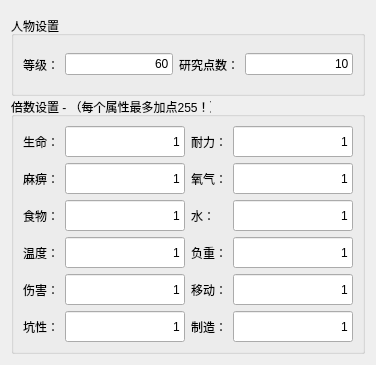
      <widget class="QWidget" name="tab">
       <attribute name="title">
        <string>玩家设置</string>
       </attribute>
       <layout class="QGridLayout" name="gridLayout_3">
        <item row="0" column="0">
         <widget class="QGroupBox" name="groupBox">
          <property name="sizePolicy">
           <sizepolicy hsizetype="Preferred" vsizetype="Preferred">
            <horstretch>0</horstretch>
            <verstretch>0</verstretch>
           </sizepolicy>
          </property>
          <property name="minimumSize">
           <size>
            <width>0</width>
            <height>80</height>
           </size>
          </property>
          <property name="maximumSize">
           <size>
            <width>16777215</width>
            <height>70</height>
           </size>
          </property>
          <property name="title">
           <string>人物设置</string>
          </property>
          <layout class="QGridLayout" name="gridLayout_2">
           <item row="0" column="3">
            <widget class="QLineEdit" name="lineEdit_16">
             <property name="toolTip">
              <string>&lt;html&gt;&lt;head/&gt;&lt;body&gt;&lt;p&gt;每级获得的研究点数。&lt;/p&gt;&lt;/body&gt;&lt;/html&gt;</string>
             </property>
             <property name="text">
              <string>10</string>
             </property>
             <property name="alignment">
              <set>Qt::AlignRight|Qt::AlignTrailing|Qt::AlignVCenter</set>
             </property>
            </widget>
           </item>
           <item row="0" column="1">
            <widget class="QLineEdit" name="lineEdit_15">
             <property name="toolTip">
              <string>&lt;html&gt;&lt;head/&gt;&lt;body&gt;&lt;p&gt;最多可以升多少级。&lt;/p&gt;&lt;/body&gt;&lt;/html&gt;</string>
             </property>
             <property name="text">
              <string>60</string>
             </property>
             <property name="alignment">
              <set>Qt::AlignRight|Qt::AlignTrailing|Qt::AlignVCenter</set>
             </property>
            </widget>
           </item>
           <item row="0" column="0">
            <widget class="QLabel" name="label_15">
             <property name="sizePolicy">
              <sizepolicy hsizetype="Preferred" vsizetype="Minimum">
               <horstretch>0</horstretch>
               <verstretch>0</verstretch>
              </sizepolicy>
             </property>
             <property name="minimumSize">
              <size>
               <width>0</width>
               <height>31</height>
              </size>
             </property>
             <property name="maximumSize">
              <size>
               <width>16777215</width>
               <height>31</height>
              </size>
             </property>
             <property name="text">
              <string>等级：</string>
             </property>
            </widget>
           </item>
           <item row="0" column="2">
            <widget class="QLabel" name="label_16">
             <property name="minimumSize">
              <size>
               <width>0</width>
               <height>31</height>
              </size>
             </property>
             <property name="maximumSize">
              <size>
               <width>16777215</width>
               <height>31</height>
              </size>
             </property>
             <property name="text">
              <string>研究点数：</string>
             </property>
            </widget>
           </item>
          </layout>
         </widget>
        </item>
        <item row="1" column="0">
         <widget class="QGroupBox" name="groupBox_2">
          <property name="minimumSize">
           <size>
            <width>0</width>
            <height>230</height>
           </size>
          </property>
          <property name="maximumSize">
           <size>
            <width>16777215</width>
            <height>16777215</height>
           </size>
          </property>
          <property name="title">
           <string>倍数设置 - （每个属性最多加点255！）</string>
          </property>
          <layout class="QGridLayout" name="gridLayout">
           <item row="1" column="3">
            <widget class="QLineEdit" name="lineEdit_13">
             <property name="minimumSize">
              <size>
               <width>0</width>
               <height>31</height>
              </size>
             </property>
             <property name="maximumSize">
              <size>
               <width>16777215</width>
               <height>31</height>
              </size>
             </property>
             <property name="text">
              <string>1</string>
             </property>
             <property name="alignment">
              <set>Qt::AlignRight|Qt::AlignTrailing|Qt::AlignVCenter</set>
             </property>
            </widget>
           </item>
           <item row="2" column="0">
            <widget class="QLabel" name="label_5">
             <property name="sizePolicy">
              <sizepolicy hsizetype="Fixed" vsizetype="Fixed">
               <horstretch>0</horstretch>
               <verstretch>0</verstretch>
              </sizepolicy>
             </property>
             <property name="minimumSize">
              <size>
               <width>0</width>
               <height>31</height>
              </size>
             </property>
             <property name="maximumSize">
              <size>
               <width>16777215</width>
               <height>31</height>
              </size>
             </property>
             <property name="text">
              <string>食物：</string>
             </property>
            </widget>
           </item>
           <item row="0" column="0">
            <widget class="QLabel" name="label_3">
             <property name="sizePolicy">
              <sizepolicy hsizetype="Fixed" vsizetype="Fixed">
               <horstretch>0</horstretch>
               <verstretch>0</verstretch>
              </sizepolicy>
             </property>
             <property name="minimumSize">
              <size>
               <width>0</width>
               <height>31</height>
              </size>
             </property>
             <property name="maximumSize">
              <size>
               <width>16777215</width>
               <height>31</height>
              </size>
             </property>
             <property name="text">
              <string>生命：</string>
             </property>
            </widget>
           </item>
           <item row="0" column="1">
            <widget class="QLineEdit" name="lineEdit_3">
             <property name="minimumSize">
              <size>
               <width>0</width>
               <height>31</height>
              </size>
             </property>
             <property name="maximumSize">
              <size>
               <width>16777215</width>
               <height>31</height>
              </size>
             </property>
             <property name="layoutDirection">
              <enum>Qt::LeftToRight</enum>
             </property>
             <property name="inputMethodHints">
              <set>Qt::ImhNone</set>
             </property>
             <property name="text">
              <string>1</string>
             </property>
             <property name="echoMode">
              <enum>QLineEdit::Normal</enum>
             </property>
             <property name="alignment">
              <set>Qt::AlignRight|Qt::AlignTrailing|Qt::AlignVCenter</set>
             </property>
             <property name="dragEnabled">
              <bool>false</bool>
             </property>
             <property name="cursorMoveStyle">
              <enum>Qt::LogicalMoveStyle</enum>
             </property>
            </widget>
           </item>
           <item row="0" column="2">
            <widget class="QLabel" name="label_9">
             <property name="sizePolicy">
              <sizepolicy hsizetype="Fixed" vsizetype="Fixed">
               <horstretch>0</horstretch>
               <verstretch>0</verstretch>
              </sizepolicy>
             </property>
             <property name="minimumSize">
              <size>
               <width>0</width>
               <height>31</height>
              </size>
             </property>
             <property name="maximumSize">
              <size>
               <width>16777215</width>
               <height>31</height>
              </size>
             </property>
             <property name="text">
              <string>耐力：</string>
             </property>
            </widget>
           </item>
           <item row="1" column="0">
            <widget class="QLabel" name="label_4">
             <property name="sizePolicy">
              <sizepolicy hsizetype="Fixed" vsizetype="Fixed">
               <horstretch>0</horstretch>
               <verstretch>0</verstretch>
              </sizepolicy>
             </property>
             <property name="minimumSize">
              <size>
               <width>0</width>
               <height>31</height>
              </size>
             </property>
             <property name="maximumSize">
              <size>
               <width>16777215</width>
               <height>31</height>
              </size>
             </property>
             <property name="text">
              <string>麻痹：</string>
             </property>
            </widget>
           </item>
           <item row="1" column="2">
            <widget class="QLabel" name="label_10">
             <property name="sizePolicy">
              <sizepolicy hsizetype="Fixed" vsizetype="Fixed">
               <horstretch>0</horstretch>
               <verstretch>0</verstretch>
              </sizepolicy>
             </property>
             <property name="minimumSize">
              <size>
               <width>0</width>
               <height>31</height>
              </size>
             </property>
             <property name="maximumSize">
              <size>
               <width>16777215</width>
               <height>31</height>
              </size>
             </property>
             <property name="text">
              <string>氧气：</string>
             </property>
            </widget>
           </item>
           <item row="0" column="3">
            <widget class="QLineEdit" name="lineEdit_10">
             <property name="minimumSize">
              <size>
               <width>0</width>
               <height>31</height>
              </size>
             </property>
             <property name="maximumSize">
              <size>
               <width>16777215</width>
               <height>31</height>
              </size>
             </property>
             <property name="text">
              <string>1</string>
             </property>
             <property name="alignment">
              <set>Qt::AlignRight|Qt::AlignTrailing|Qt::AlignVCenter</set>
             </property>
            </widget>
           </item>
           <item row="1" column="1">
            <widget class="QLineEdit" name="lineEdit_4">
             <property name="minimumSize">
              <size>
               <width>0</width>
               <height>31</height>
              </size>
             </property>
             <property name="maximumSize">
              <size>
               <width>16777215</width>
               <height>31</height>
              </size>
             </property>
             <property name="text">
              <string>1</string>
             </property>
             <property name="alignment">
              <set>Qt::AlignRight|Qt::AlignTrailing|Qt::AlignVCenter</set>
             </property>
            </widget>
           </item>
           <item row="3" column="0">
            <widget class="QLabel" name="label_8">
             <property name="sizePolicy">
              <sizepolicy hsizetype="Fixed" vsizetype="Fixed">
               <horstretch>0</horstretch>
               <verstretch>0</verstretch>
              </sizepolicy>
             </property>
             <property name="minimumSize">
              <size>
               <width>0</width>
               <height>31</height>
              </size>
             </property>
             <property name="maximumSize">
              <size>
               <width>16777215</width>
               <height>31</height>
              </size>
             </property>
             <property name="text">
              <string>温度：</string>
             </property>
            </widget>
           </item>
           <item row="2" column="3">
            <widget class="QLineEdit" name="lineEdit_11">
             <property name="minimumSize">
              <size>
               <width>0</width>
               <height>31</height>
              </size>
             </property>
             <property name="maximumSize">
              <size>
               <width>16777215</width>
               <height>31</height>
              </size>
             </property>
             <property name="text">
              <string>1</string>
             </property>
             <property name="alignment">
              <set>Qt::AlignRight|Qt::AlignTrailing|Qt::AlignVCenter</set>
             </property>
            </widget>
           </item>
           <item row="2" column="2">
            <widget class="QLabel" name="label_11">
             <property name="sizePolicy">
              <sizepolicy hsizetype="Fixed" vsizetype="Fixed">
               <horstretch>0</horstretch>
               <verstretch>0</verstretch>
              </sizepolicy>
             </property>
             <property name="minimumSize">
              <size>
               <width>0</width>
               <height>31</height>
              </size>
             </property>
             <property name="maximumSize">
              <size>
               <width>16777215</width>
               <height>31</height>
              </size>
             </property>
             <property name="text">
              <string>水：</string>
             </property>
            </widget>
           </item>
           <item row="2" column="1">
            <widget class="QLineEdit" name="lineEdit_5">
             <property name="minimumSize">
              <size>
               <width>0</width>
               <height>31</height>
              </size>
             </property>
             <property name="maximumSize">
              <size>
               <width>16777215</width>
               <height>31</height>
              </size>
             </property>
             <property name="text">
              <string>1</string>
             </property>
             <property name="alignment">
              <set>Qt::AlignRight|Qt::AlignTrailing|Qt::AlignVCenter</set>
             </property>
            </widget>
           </item>
           <item row="3" column="1">
            <widget class="QLineEdit" name="lineEdit_6">
             <property name="minimumSize">
              <size>
               <width>0</width>
               <height>31</height>
              </size>
             </property>
             <property name="maximumSize">
              <size>
               <width>16777215</width>
               <height>31</height>
              </size>
             </property>
             <property name="text">
              <string>1</string>
             </property>
             <property name="alignment">
              <set>Qt::AlignRight|Qt::AlignTrailing|Qt::AlignVCenter</set>
             </property>
            </widget>
           </item>
           <item row="4" column="0">
            <widget class="QLabel" name="label_6">
             <property name="sizePolicy">
              <sizepolicy hsizetype="Fixed" vsizetype="Fixed">
               <horstretch>0</horstretch>
               <verstretch>0</verstretch>
              </sizepolicy>
             </property>
             <property name="minimumSize">
              <size>
               <width>0</width>
               <height>31</height>
              </size>
             </property>
             <property name="maximumSize">
              <size>
               <width>16777215</width>
               <height>31</height>
              </size>
             </property>
             <property name="text">
              <string>伤害：</string>
             </property>
            </widget>
           </item>
           <item row="3" column="2">
            <widget class="QLabel" name="label_12">
             <property name="sizePolicy">
              <sizepolicy hsizetype="Fixed" vsizetype="Fixed">
               <horstretch>0</horstretch>
               <verstretch>0</verstretch>
              </sizepolicy>
             </property>
             <property name="minimumSize">
              <size>
               <width>0</width>
               <height>31</height>
              </size>
             </property>
             <property name="maximumSize">
              <size>
               <width>16777215</width>
               <height>31</height>
              </size>
             </property>
             <property name="text">
              <string>负重：</string>
             </property>
            </widget>
           </item>
           <item row="3" column="3">
            <widget class="QLineEdit" name="lineEdit_14">
             <property name="minimumSize">
              <size>
               <width>0</width>
               <height>31</height>
              </size>
             </property>
             <property name="maximumSize">
              <size>
               <width>16777215</width>
               <height>31</height>
              </size>
             </property>
             <property name="text">
              <string>1</string>
             </property>
             <property name="alignment">
              <set>Qt::AlignRight|Qt::AlignTrailing|Qt::AlignVCenter</set>
             </property>
            </widget>
           </item>
           <item row="4" column="1">
            <widget class="QLineEdit" name="lineEdit_7">
             <property name="minimumSize">
              <size>
               <width>0</width>
               <height>31</height>
              </size>
             </property>
             <property name="maximumSize">
              <size>
               <width>16777215</width>
               <height>31</height>
              </size>
             </property>
             <property name="text">
              <string>1</string>
             </property>
             <property name="alignment">
              <set>Qt::AlignRight|Qt::AlignTrailing|Qt::AlignVCenter</set>
             </property>
            </widget>
           </item>
           <item row="5" column="1">
            <widget class="QLineEdit" name="lineEdit_8">
             <property name="enabled">
              <bool>true</bool>
             </property>
             <property name="minimumSize">
              <size>
               <width>0</width>
               <height>31</height>
              </size>
             </property>
             <property name="maximumSize">
              <size>
               <width>16777215</width>
               <height>31</height>
              </size>
             </property>
             <property name="text">
              <string>1</string>
             </property>
             <property name="alignment">
              <set>Qt::AlignRight|Qt::AlignTrailing|Qt::AlignVCenter</set>
             </property>
            </widget>
           </item>
           <item row="4" column="3">
            <widget class="QLineEdit" name="lineEdit_12">
             <property name="minimumSize">
              <size>
               <width>0</width>
               <height>31</height>
              </size>
             </property>
             <property name="maximumSize">
              <size>
               <width>16777215</width>
               <height>31</height>
              </size>
             </property>
             <property name="text">
              <string>1</string>
             </property>
             <property name="alignment">
              <set>Qt::AlignRight|Qt::AlignTrailing|Qt::AlignVCenter</set>
             </property>
            </widget>
           </item>
           <item row="5" column="0">
            <widget class="QLabel" name="label_7">
             <property name="sizePolicy">
              <sizepolicy hsizetype="Fixed" vsizetype="Fixed">
               <horstretch>0</horstretch>
               <verstretch>0</verstretch>
              </sizepolicy>
             </property>
             <property name="minimumSize">
              <size>
               <width>0</width>
               <height>31</height>
              </size>
             </property>
             <property name="maximumSize">
              <size>
               <width>16777215</width>
               <height>31</height>
              </size>
             </property>
             <property name="text">
              <string>坑性：</string>
             </property>
            </widget>
           </item>
           <item row="5" column="2">
            <widget class="QLabel" name="label_14">
             <property name="sizePolicy">
              <sizepolicy hsizetype="Fixed" vsizetype="Fixed">
               <horstretch>0</horstretch>
               <verstretch>0</verstretch>
              </sizepolicy>
             </property>
             <property name="minimumSize">
              <size>
               <width>0</width>
               <height>31</height>
              </size>
             </property>
             <property name="maximumSize">
              <size>
               <width>16777215</width>
               <height>31</height>
              </size>
             </property>
             <property name="text">
              <string>制造：</string>
             </property>
            </widget>
           </item>
           <item row="4" column="2">
            <widget class="QLabel" name="label_13">
             <property name="sizePolicy">
              <sizepolicy hsizetype="Fixed" vsizetype="Fixed">
               <horstretch>0</horstretch>
               <verstretch>0</verstretch>
              </sizepolicy>
             </property>
             <property name="minimumSize">
              <size>
               <width>0</width>
               <height>31</height>
              </size>
             </property>
             <property name="maximumSize">
              <size>
               <width>16777215</width>
               <height>31</height>
              </size>
             </property>
             <property name="text">
              <string>移动：</string>
             </property>
            </widget>
           </item>
           <item row="5" column="3">
            <widget class="QLineEdit" name="lineEdit_9">
             <property name="minimumSize">
              <size>
               <width>0</width>
               <height>31</height>
              </size>
             </property>
             <property name="maximumSize">
              <size>
               <width>16777215</width>
               <height>31</height>
              </size>
             </property>
             <property name="text">
              <string>1</string>
             </property>
             <property name="alignment">
              <set>Qt::AlignRight|Qt::AlignTrailing|Qt::AlignVCenter</set>
             </property>
            </widget>
           </item>
          </layout>
         </widget>
        </item>
       </layout>
      </widget>
